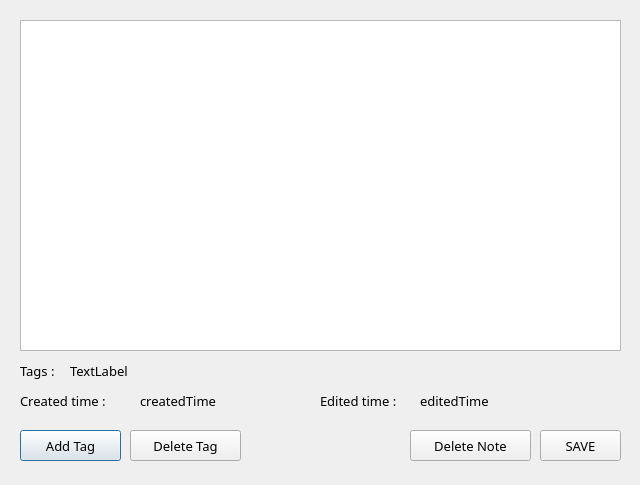
<?xml version="1.0" encoding="UTF-8"?>
<ui version="4.0">
 <class>noteDialog</class>
 <widget class="QDialog" name="noteDialog">
  <property name="geometry">
   <rect>
    <x>0</x>
    <y>0</y>
    <width>640</width>
    <height>485</height>
   </rect>
  </property>
  <property name="windowTitle">
   <string>Dialog</string>
  </property>
  <widget class="QTextEdit" name="noteText">
   <property name="geometry">
    <rect>
     <x>20</x>
     <y>20</y>
     <width>601</width>
     <height>331</height>
    </rect>
   </property>
   <property name="font">
    <font>
     <family>Century Gothic</family>
     <pointsize>10</pointsize>
    </font>
   </property>
  </widget>
  <widget class="QLabel" name="label_tags_list">
   <property name="geometry">
    <rect>
     <x>70</x>
     <y>360</y>
     <width>551</width>
     <height>21</height>
    </rect>
   </property>
   <property name="font">
    <font>
     <family>Century Gothic</family>
     <pointsize>10</pointsize>
    </font>
   </property>
   <property name="text">
    <string>TextLabel</string>
   </property>
  </widget>
  <widget class="QLabel" name="tags">
   <property name="geometry">
    <rect>
     <x>20</x>
     <y>360</y>
     <width>41</width>
     <height>21</height>
    </rect>
   </property>
   <property name="font">
    <font>
     <family>Century Gothic</family>
     <pointsize>10</pointsize>
    </font>
   </property>
   <property name="text">
    <string>Tags :</string>
   </property>
  </widget>
  <widget class="QPushButton" name="noteButton_addTag">
   <property name="geometry">
    <rect>
     <x>20</x>
     <y>430</y>
     <width>101</width>
     <height>31</height>
    </rect>
   </property>
   <property name="font">
    <font>
     <family>Century Gothic</family>
     <pointsize>10</pointsize>
    </font>
   </property>
   <property name="text">
    <string>Add Tag</string>
   </property>
   <property name="shortcut">
    <string>Ctrl+T</string>
   </property>
  </widget>
  <widget class="QPushButton" name="noteButton_deleteTag">
   <property name="geometry">
    <rect>
     <x>130</x>
     <y>430</y>
     <width>111</width>
     <height>31</height>
    </rect>
   </property>
   <property name="font">
    <font>
     <family>Century Gothic</family>
     <pointsize>10</pointsize>
    </font>
   </property>
   <property name="text">
    <string>Delete Tag</string>
   </property>
   <property name="shortcut">
    <string>Ctrl+Shift+T</string>
   </property>
  </widget>
  <widget class="QPushButton" name="noteButton_delete">
   <property name="geometry">
    <rect>
     <x>410</x>
     <y>430</y>
     <width>121</width>
     <height>31</height>
    </rect>
   </property>
   <property name="font">
    <font>
     <family>Century Gothic</family>
     <pointsize>10</pointsize>
    </font>
   </property>
   <property name="text">
    <string>Delete Note</string>
   </property>
   <property name="shortcut">
    <string>Ctrl+D</string>
   </property>
  </widget>
  <widget class="QPushButton" name="noteButton_save">
   <property name="geometry">
    <rect>
     <x>540</x>
     <y>430</y>
     <width>81</width>
     <height>31</height>
    </rect>
   </property>
   <property name="font">
    <font>
     <family>Century Gothic</family>
     <pointsize>10</pointsize>
    </font>
   </property>
   <property name="text">
    <string>SAVE</string>
   </property>
   <property name="shortcut">
    <string>Ctrl+S</string>
   </property>
  </widget>
  <widget class="QLabel" name="tags_2">
   <property name="geometry">
    <rect>
     <x>20</x>
     <y>390</y>
     <width>101</width>
     <height>21</height>
    </rect>
   </property>
   <property name="font">
    <font>
     <family>Century Gothic</family>
     <pointsize>10</pointsize>
    </font>
   </property>
   <property name="text">
    <string>Created time :</string>
   </property>
  </widget>
  <widget class="QLabel" name="label_createdTime">
   <property name="geometry">
    <rect>
     <x>140</x>
     <y>390</y>
     <width>161</width>
     <height>21</height>
    </rect>
   </property>
   <property name="font">
    <font>
     <family>Century Gothic</family>
     <pointsize>10</pointsize>
    </font>
   </property>
   <property name="text">
    <string>createdTime</string>
   </property>
  </widget>
  <widget class="QLabel" name="tags_4">
   <property name="geometry">
    <rect>
     <x>320</x>
     <y>390</y>
     <width>91</width>
     <height>21</height>
    </rect>
   </property>
   <property name="font">
    <font>
     <family>Century Gothic</family>
     <pointsize>10</pointsize>
    </font>
   </property>
   <property name="text">
    <string>Edited time :</string>
   </property>
  </widget>
  <widget class="QLabel" name="label_editedTime">
   <property name="geometry">
    <rect>
     <x>420</x>
     <y>390</y>
     <width>201</width>
     <height>21</height>
    </rect>
   </property>
   <property name="font">
    <font>
     <family>Century Gothic</family>
     <pointsize>10</pointsize>
    </font>
   </property>
   <property name="text">
    <string>editedTime</string>
   </property>
  </widget>
 </widget>
 <resources/>
 <connections/>
</ui>
